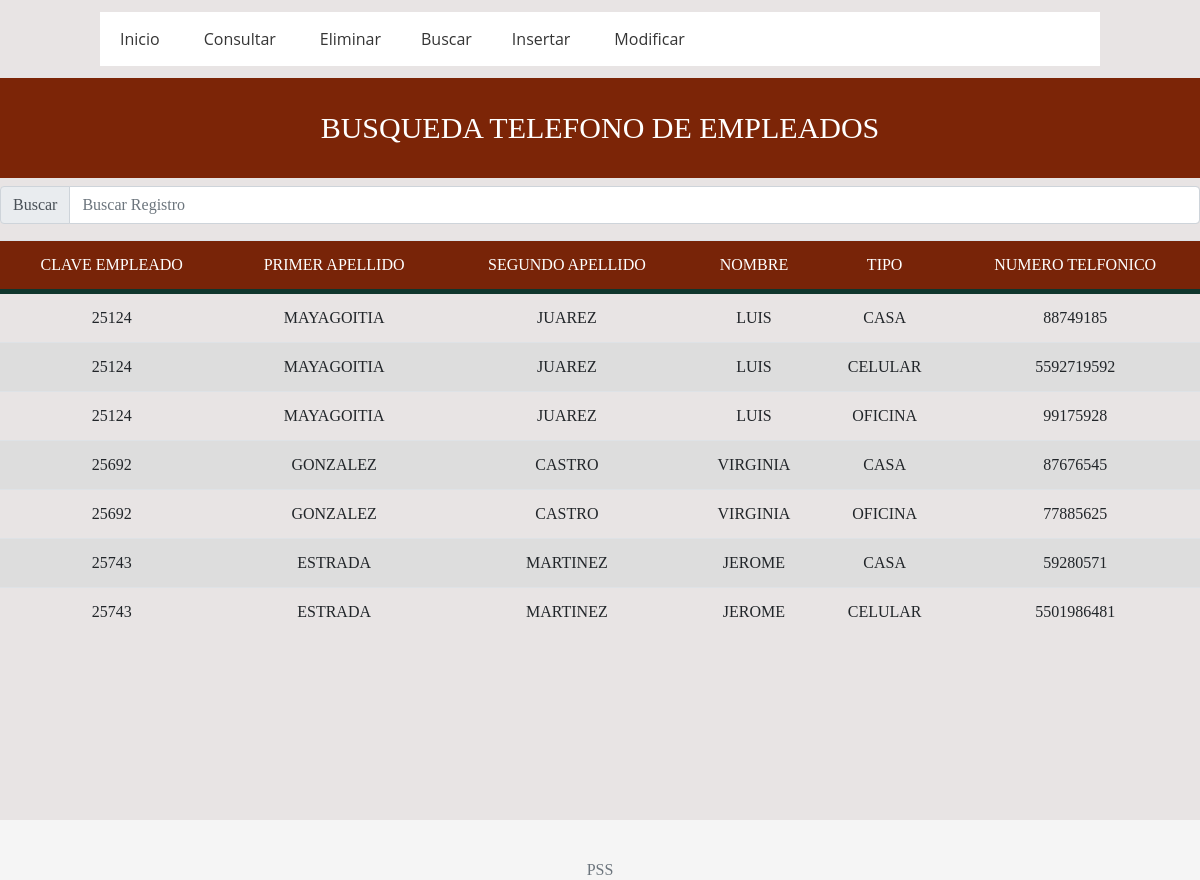
The app's page /BUSCAR/buscar_emptel.php with its own data.
### tables this page shows
CREATE TABLE EMPTEL(
ID_TELEFONO1 INT,
NUM_EMP2 INT,
FON VARCHAR(100),
CONSTRAINT FK_ITEL1 FOREIGN KEY(ID_TELEFONO1) REFERENCES TELEFONO(ID_TELEFONO)ON DELETE SET NULL,
CONSTRAINT FK_IEMP2 FOREIGN KEY(NUM_EMP2) REFERENCES EMPLEADO(NUM_EMP) ON DELETE SET NULL)
ENGINE INNODB;

CREATE TABLE EMPLEADO(
NUM_EMP INT,
NOM_E VARCHAR(50),
APE_PE VARCHAR(50),
APE_ME VARCHAR(50),
RFC VARCHAR(50),
FOTO VARCHAR(100),
PUESTO VARCHAR(50),
CORREO VARCHAR(50),
CONSTRAINT PK_NEMP PRIMARY KEY(NUM_EMP))
ENGINE INNODB;

CREATE TABLE TELEFONO(
ID_TELEFONO INT,
TIPO_TELEFONO VARCHAR(100),
CONSTRAINT PK_ITEL PRIMARY KEY(ID_TELEFONO))
ENGINE INNODB;

### BUSCAR/buscar_emptel.php (the view, shortened to what this page needs)
<!doctype html>
<html lang="es">
<head>
  <link rel="stylesheet" href="ostras.css">
<link href="dist/css/bootstrap.min.css" rel="stylesheet">
<link href="assets/css/sticky-footer-navbar.css" rel="stylesheet">
<link rel="stylesheet" href="http://code.jquery.com/ui/1.10.1/themes/base/jquery-ui.css" />
	</head>
<head>
  <link rel="stylesheet" href="ostras.css">
</head>
<body>
</body>
</html>
<head>
  <link rel="stylesheet" href="ostras.css"><link rel="stylesheet" href="butt.css">
</head>
<body>
  <header>
    <nav class="navegacion">
      <ul class="menu">
        <li><a href="../menuostia.php">Inicio</a></li>
        <li><a href="../CONSULTAS/consulta_emptel.php">Consultar</a></li>
        <li><a href="../BORRAR/BORRAR_EMPTEL.php">Eliminar</a>
          <li><a href="../BUSCAR/buscar_emptel.php">Buscar</a>
		  <li><a href="../INSERTAR/insertar_emptel.php">Insertar</a></li>
		  <li><a href="../MODIFICAR/modificar_emptel.php">Modificar</a></li>
          </ul>
    </nav>
  </header>
</body>
</html>
 <html>
    <html>
    	<head> <meta charset="UTF-8">
    	<title>Alumno - Poli Search System 2.0</title> <link rel="stylesheet" href="dis.css">
    	<link rel="stylesheet" type="text/css" href="jamon.css">
    	</head>
    	<body>
    	<header>
		<h1 id="titulo">  BUSQUEDA TELEFONO DE EMPLEADOS </h1> </header>
 		<div align="center">
  <link rel="stylesheet" href="ostras.css"><link rel="stylesheet" href="butt.css">
			 <link rel="stylesheet" href="ostras.css">
		</body>
	</html>
<head>
<div class="input-group mb-3">
  <div class="input-group-prepend">
    <span class="input-group-text" id="basic-addon1">Buscar</span>
  </div>
  <input id="FiltrarContenido" type="text" class="form-control" placeholder="Buscar Registro" aria-label="Alumno" aria-describedby="basic-addon1">
</div>
	    <table class="table table-hover">
       <thead>
          <tr align="center">
    <td>CLAVE EMPLEADO</td>
    <td>PRIMER APELLIDO</td>
    <td>SEGUNDO APELLIDO</td>
    <td>NOMBRE</td>
    <td>TIPO</td>
    <td>NUMERO TELFONICO</td>
    </tr></thead>
        <tbody class="BusquedaRapida">
<?php
	$con = connect();
	$consulta = "SELECT NUM_EMP2,APE_PE,APE_ME,NOM_E,TIPO_TELEFONO,FON FROM EMPTEL INNER JOIN EMPLEADO ON EMPTEL.NUM_EMP2=EMPLEADO.NUM_EMP INNER JOIN TELEFONO ON EMPTEL.ID_TELEFONO1=TELEFONO.ID_TELEFONO
";
	$resultado1 = mysqli_query($con , $consulta);
	while ($row=mysqli_fetch_array ($resultado1))
	{
	echo "<tr><td>". $row["NUM_EMP2"]. "</td>";
	echo "<td>". $row["APE_PE"]. "</td>";
	echo "<td>". $row["APE_ME"]. "</td>";
	echo "<td>". $row["NOM_E"]. "</td>";
	echo "<td>". $row["TIPO_TELEFONO"]. "</td>";
	echo "<td>". $row["FON"]. "</td>";
	}
?>
</tbody>
      </table>
    <footer class="footer">
      <div class="container">
        <span class="text-muted">PSS</a></p></span>
      </div>
    </footer>
  </body>
</html>

### BUSCAR/ostras.css (style rules this page uses)
* { margin: 0; padding: 0; -webkit-box-sizing: border-box; -moz-box-sizing: border-box; box-sizing: border-box; }
body { background: #E8E4E4; }
header { width: 100%; }
.navegacion { width: 1000px; margin: -4px auto; background: #fff; }
.navegacion ul { list-style: none; }
.menu > li { position: relative; display: inline-block; }
.menu > li > a { display: block; padding: 15px 20px; color: #353535; font-family: 'Open sans'; text-decoration: none; }

### BUSCAR/assets/css/sticky-footer-navbar.css (style rules this page uses)
html { position: relative; min-height: 100%; }
body { margin-bottom: 60px; }
.footer { position: absolute; bottom: 0; width: 100%; height: 60px; line-height: 60px; background-color: #f5f5f5; }
.footer > .container { padding-right: 15px; padding-left: 15px; }

### BUSCAR/butt.css (style rules this page uses)
body { margin: 0; padding: 0; }
.container { text-align: center; margin-top: 20px; }

### BUSCAR/dis.css (style rules this page uses)
body { background-color: #E8E4E4; font-family: Calibri; }
table { background-color: white; text-align: center; border-collapse: collapse; width: 100%; }
th, td { padding: 20px; }
thead { background-color: #782408; border-bottom: solid 5px #0F362D; color: white; }
tr:nth-child(even) { background-color: #ddd; }

### BUSCAR/jamon.css (style rules this page uses)
header #titulo { text-align: center; padding: 32px 32px; font-size: 30px; background-color:#7c2507; color: white; font-family: candara; }

### records on screen
emptel: NUM_EMP2 "25124", NUM_EMP2.APE_PE "MAYAGOITIA", NUM_EMP2.APE_ME "JUAREZ", NUM_EMP2.NOM_E "LUIS", ID_TELEFONO1.TIPO_TELEFONO "CASA", FON "88749185"
emptel: NUM_EMP2 "25124", NUM_EMP2.APE_PE "MAYAGOITIA", NUM_EMP2.APE_ME "JUAREZ", NUM_EMP2.NOM_E "LUIS", ID_TELEFONO1.TIPO_TELEFONO "CELULAR", FON "5592719592"
emptel: NUM_EMP2 "25124", NUM_EMP2.APE_PE "MAYAGOITIA", NUM_EMP2.APE_ME "JUAREZ", NUM_EMP2.NOM_E "LUIS", ID_TELEFONO1.TIPO_TELEFONO "OFICINA", FON "99175928"
emptel: NUM_EMP2 "25692", NUM_EMP2.APE_PE "GONZALEZ", NUM_EMP2.APE_ME "CASTRO", NUM_EMP2.NOM_E "VIRGINIA", ID_TELEFONO1.TIPO_TELEFONO "CASA", FON "87676545"
emptel: NUM_EMP2 "25692", NUM_EMP2.APE_PE "GONZALEZ", NUM_EMP2.APE_ME "CASTRO", NUM_EMP2.NOM_E "VIRGINIA", ID_TELEFONO1.TIPO_TELEFONO "OFICINA", FON "77885625"
emptel: NUM_EMP2 "25743", NUM_EMP2.APE_PE "ESTRADA", NUM_EMP2.APE_ME "MARTINEZ", NUM_EMP2.NOM_E "JEROME", ID_TELEFONO1.TIPO_TELEFONO "CASA", FON "59280571"
emptel: NUM_EMP2 "25743", NUM_EMP2.APE_PE "ESTRADA", NUM_EMP2.APE_ME "MARTINEZ", NUM_EMP2.NOM_E "JEROME", ID_TELEFONO1.TIPO_TELEFONO "CELULAR", FON "5501986481"
